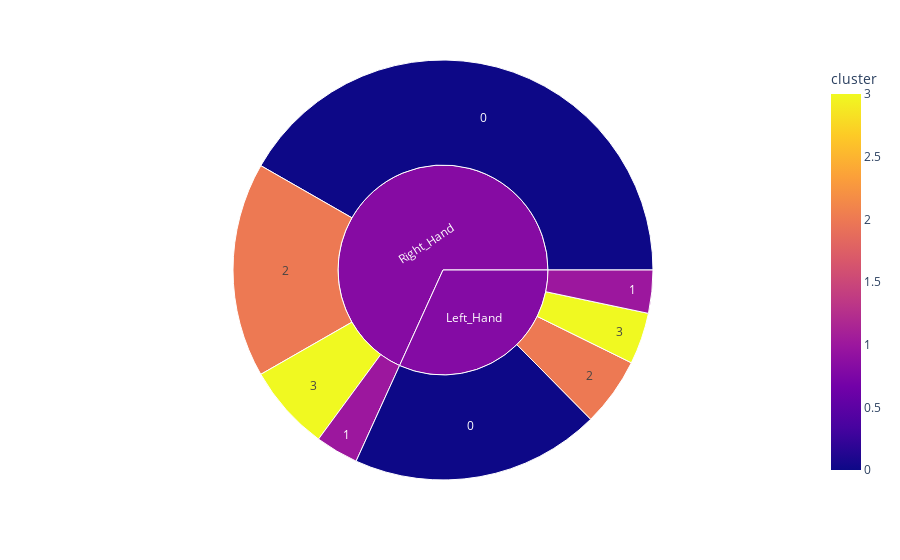

Notebook source saved alongside this figure:
### Code cell
fig = px.sunburst(batsmen, path=['Batting_Hand', 'cluster'],color='cluster')
fig.show()

### Figure 1 — Plotly figure (JSON) as saved in the notebook; plotly's stock layout.template omitted (floating-point values rounded to 4 significant figures)
{"data": [{"branchvalues": "total", "customdata": [[0], [0], [1], [1], [2], [2], [3], [3], [0.8125], [0.8252]], "domain": {"x": [0, 1], "y": [0, 1]}, "hovertemplate": "labels=%{label}<br>count=%{value}<br>parent=%{parent}<br>id=%{id}<br>cluster=%{color}<extra></extra>", "ids": ["Left_Hand/0", "Right_Hand/0", "Left_Hand/1", "Right_Hand/1", "Left_Hand/2", "Right_Hand/2", "Left_Hand/3", "Right_Hand/3", "Left_Hand", "Right_Hand"], "labels": ["0", "0", "1", "1", "2", "2", "3", "3", "Left_Hand", "Right_Hand"], "marker": {"coloraxis": "coloraxis", "colors": [0, 0, 1, 1, 2, 2, 3, 3, 0.8125, 0.8252]}, "name": "", "parents": ["Left_Hand", "Right_Hand", "Left_Hand", "Right_Hand", "Left_Hand", "Right_Hand", "Left_Hand", "Right_Hand", "", ""], "type": "sunburst", "values": [29, 63, 5, 5, 8, 25, 6, 10, 48, 103]}], "layout": {"coloraxis": {"colorbar": {"title": {"text": "cluster"}}, "colorscale": [[0, "#0d0887"], [0.1111, "#46039f"], [0.2222, "#7201a8"], [0.3333, "#9c179e"], [0.4444, "#bd3786"], [0.5556, "#d8576b"], [0.6667, "#ed7953"], [0.7778, "#fb9f3a"], [0.8889, "#fdca26"], [1, "#f0f921"]]}, "legend": {"tracegroupgap": 0}, "margin": {"t": 60}}}
